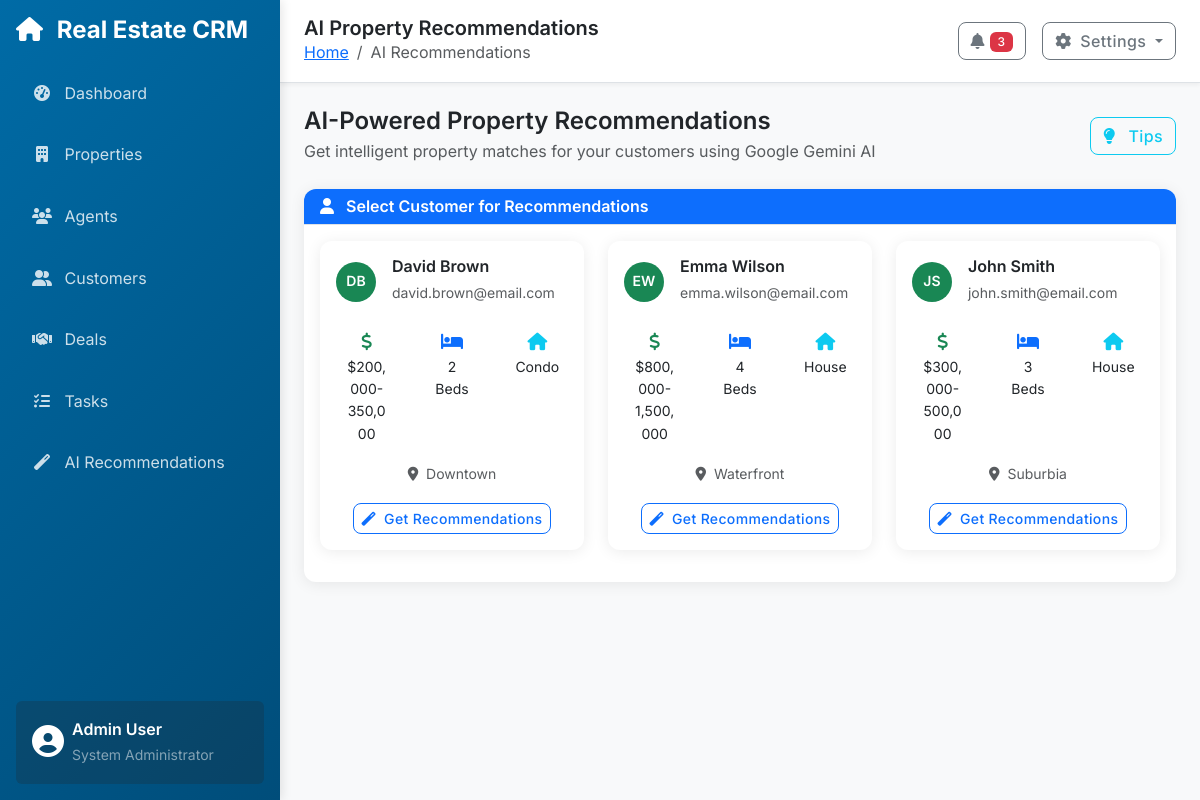
Page /recommendations on the committed database.
### sqlalchemy_models.py (models this page shows, shortened)
class Customer(db.Model):
    __tablename__ = "customers"
    id: Mapped[int] = mapped_column(Integer, primary_key=True)
    name: Mapped[str] = mapped_column(String(255), nullable=False)
    email: Mapped[str] = mapped_column(String(255), unique=True, nullable=False)
    phone: Mapped[str] = mapped_column(String(20), nullable=False)
    budget_min: Mapped[float] = mapped_column(Float, default=0)
    budget_max: Mapped[float] = mapped_column(Float, default=0)
    preferred_bedrooms: Mapped[int] = mapped_column(Integer, default=0)
    preferred_bathrooms: Mapped[int] = mapped_column(Integer, default=0)
    preferred_type: Mapped[str] = mapped_column(String(50), default="")
    location_preference: Mapped[str] = mapped_column(String(255), default="")
    status: Mapped[str] = mapped_column(String(20), default="active")
    created_at: Mapped[datetime] = mapped_column(DateTime, default=datetime.utcnow)
    deals = relationship("Deal", back_populates="customer")

### views/main.py (the view)
@bp.route("/recommendations")
def recommendations():
    customers = database_service.get_customers()
    return render_template("recommendations.html", customers=customers)

### database_service.py (called while the page is built)
    def get_customers(self) -> List[Customer]:
        return Customer.query.order_by(Customer.name).all()

### templates/recommendations.html (shortened to what this page needs)
{% extends "base.html" %}
{% block page_title %}AI Property Recommendations{% endblock %}
{% block breadcrumb %}
<li class="breadcrumb-item"><a href="{{ url_for('dashboard') }}">Home</a></li>
<li class="breadcrumb-item active" aria-current="page">AI Recommendations</li>
{% endblock %}
{% block content %}
<div class="d-flex justify-content-between align-items-center mb-4">
    <div>
        <h4 class="mb-1">AI-Powered Property Recommendations</h4>
        <p class="text-muted mb-0">Get intelligent property matches for your customers using Google Gemini AI</p>
    </div>
    <div class="d-flex gap-2">
        <button class="btn btn-outline-info" onclick="showRecommendationTips()">
            <i class="fas fa-lightbulb me-2"></i>
            Tips
        </button>
    </div>
</div>
<div class="card mb-4">
    <div class="card-header bg-primary text-white">
        <h6 class="card-title mb-0">
            <i class="fas fa-user me-2"></i>
            Select Customer for Recommendations
        </h6>
    </div>
    <div class="card-body">
        {% if customers %}
        <div class="row">
            {% for customer in customers %}
            <div class="col-lg-4 col-md-6 mb-3">
                <div class="card customer-selection-card h-100 {{ 'border-primary' if selected_customer and selected_customer.id == customer.id }}">
                    <div class="card-body">
                        <div class="d-flex align-items-center mb-3">
                            <div class="customer-avatar me-3">
                                <div class="avatar-circle bg-success text-white">
                                    {{ customer.name.split()[0][0] }}{{ customer.name.split()[-1][0] if customer.name.split()|length > 1 else '' }}
                                </div>
                            </div>
                            <div class="flex-grow-1">
                                <h6 class="mb-1">{{ customer.name }}</h6>
                                <small class="text-muted">{{ customer.email }}</small>
                            </div>
                        </div>
                        <div class="customer-preferences mb-3">
                            <div class="row text-center">
                                <div class="col-4">
                                    <div class="preference-item">
                                        <i class="fas fa-dollar-sign text-success"></i>
                                        <div class="small">
                                            {% if customer.budget_min > 0 and customer.budget_max > 0 %}
                                            ${{ "{:,.0f}".format(customer.budget_min) }}-{{ "{:,.0f}".format(customer.budget_max) }}
                                            {% else %}
                                            Any Budget
                                            {% endif %}
                                        </div>
                                    </div>
                                </div>
                                <div class="col-4">
                                    <div class="preference-item">
                                        <i class="fas fa-bed text-primary"></i>
                                        <div class="small">
                                            {{ customer.preferred_bedrooms if customer.preferred_bedrooms > 0 else 'Any' }} Beds
                                        </div>
                                    </div>
                                </div>
                                <div class="col-4">
                                    <div class="preference-item">
                                        <i class="fas fa-home text-info"></i>
                                        <div class="small">{{ customer.preferred_type or 'Any Type' }}</div>
                                    </div>
                                </div>
                            </div>
                            {% if customer.location_preference %}
                            <div class="text-center mt-2">
                                <small class="text-muted">
                                    <i class="fas fa-map-marker-alt me-1"></i>
                                    {{ customer.location_preference }}
                                </small>
                            </div>
                            {% endif %}
                        </div>
                        <div class="text-center">
                            <a href="{{ url_for('get_customer_recommendations', customer_id=customer.id) }}"
                               class="btn btn-{{ 'primary' if selected_customer and selected_customer.id == customer.id else 'outline-primary' }} btn-sm">
                                <i class="fas fa-magic me-1"></i>
                                Get Recommendations
                            </a>
                        </div>
                    </div>
                </div>
            </div>
            {% endfor %}
        </div>
        {% endif %}
    </div>
</div>
{% endblock %}

### static/css/style.css (style rules this page uses)
:root { --primary-color: #006BA6; --secondary-color: #0FA958; --background-color: #F8F9FA; --text-color: #212529; --accent-color: #6C757D; --warning-color: #FD7E14; --border-color: #DEE2E6; }
body { font-family: 'Inter', -apple-system, BlinkMacSystemFont, 'Segoe UI', Roboto, sans-serif; background-color: var(--background-color); color: var(--text-color); line-height: 1.6; }
h1, h2, h3, h4, h5, h6 { font-weight: 600; color: var(--text-color); }
.d-flex { display: flex !important; }
.card { border: none; border-radius: 0.75rem; box-shadow: 0 2px 15px rgba(0,0,0,0.08); transition: all 0.3s ease; }
.card-header { border-bottom: 1px solid var(--border-color); border-radius: 0.75rem 0.75rem 0 0 !important; font-weight: 600; }
.customer-avatar .avatar-circle { width: 40px; height: 40px; border-radius: 50%; display: flex; align-items: center; justify-content: center; font-size: 0.875rem; font-weight: 600; }
.customer-selection-card { cursor: pointer; transition: all 0.3s ease; }
.preference-item { text-align: center; padding: 0.5rem; }
.preference-item i { font-size: 1.1rem; margin-bottom: 0.25rem; }
.btn { border-radius: 0.5rem; font-weight: 500; letter-spacing: 0.025em; transition: all 0.3s ease; }

### rows in the picture
Customer: name "D", name.split|length "B", name "David Brown", email "david.brown@email.com", budget_min "200,000", budget_max "350,000", preferred_bedrooms "2", preferred_type "Condo", location_preference "Downtown"
Customer: name "E", name.split|length "W", name "Emma Wilson", email "emma.wilson@email.com", budget_min "800,000", budget_max "1,500,000", preferred_bedrooms "4", preferred_type "House", location_preference "Waterfront"
Customer: name "J", name.split|length "S", name "John Smith", email "john.smith@email.com", budget_min "300,000", budget_max "500,000", preferred_bedrooms "3", preferred_type "House", location_preference "Suburbia"
